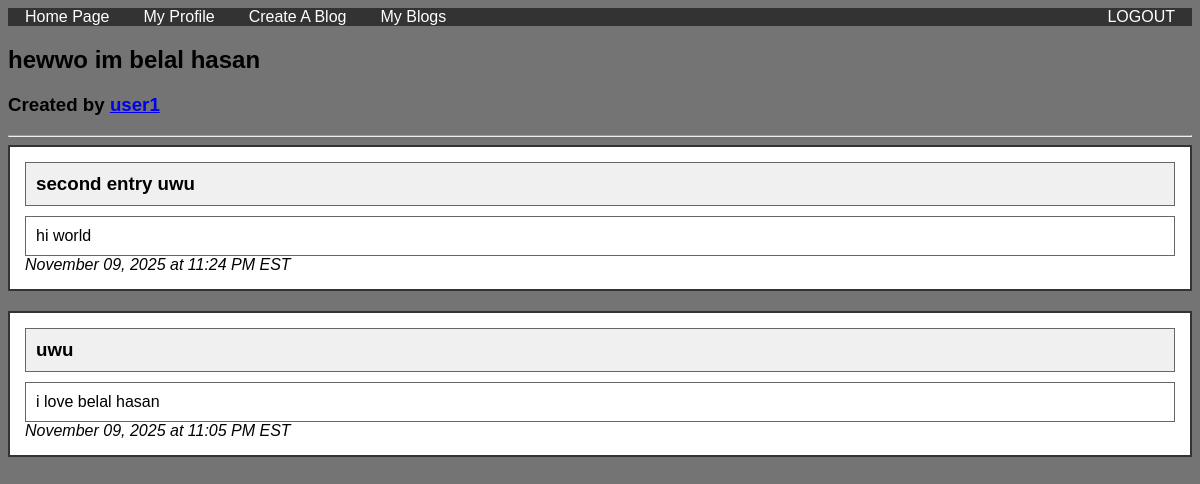
The app's page /view_blog/ hewwo im belal hasan (signed in) with its own data.
### tables this page shows
CREATE TABLE blogs(blog_name TEXT, blog_creator TEXT, creation_date INTEGER);

CREATE TABLE entries(entry_title TEXT, entry_content TEXT, blog_name TEXT, blog_creator TEXT, timestamp INTEGER);

### __init__.py (the view)
@app.route("/view_blog/<blog_name>") # view blog and its entries
def view_blog(blog_name):
    if 'username' not in session:
        return redirect(url_for('index'))
    db = sqlite3.connect(DB_FILE)
    c = db.cursor()
    c.execute(f"SELECT blog_creator FROM blogs WHERE blog_name = '{blog_name}'")
    blog_info = c.fetchone()
    c.execute(f"SELECT entry_title, entry_content, timestamp FROM entries WHERE blog_name = '{blog_name}' ORDER BY timestamp DESC")
    entries = c.fetchall()
    db.close()
    blog_creator = blog_info[0] if blog_info else ""
    formatted_entries = []
    for entry in entries:
        entry_title, entry_content, timestamp = entry
        dt = datetime.fromtimestamp(timestamp)
        formatted_date = dt.strftime('%B %d, %Y at %I:%M %p EST')
        formatted_entries.append((entry_title, entry_content, formatted_date))
    return render_template('view_blog.html', blog_name=blog_name, blog_creator=blog_creator, entries=formatted_entries)

### templates/view_blog.html (shortened to what this page needs)
<!DOCTYPE html>
<html>
<head>
  <link rel="stylesheet" href="../static/view_blog.css" />
  <link rel="stylesheet" href="../static/nav.css" />
</head>
<body>
    <nav>
      <ul class="nav-links">
        <li><a href="{{ url_for('homepage') }}">Home Page</a></li>
        <li><a href="{{ url_for('profile') }}">My Profile</a></li>
        <li><a href="{{ url_for('create_page') }}">Create A Blog</a></li>
        <li><a href="{{ url_for('edit_page') }}">My Blogs</a></li>
        <li><a href="{{ url_for('logout') }}">LOGOUT</a></li>
      </ul>
    </nav>
    <h2>{{ blog_name }}</h2>
    <h3>Created by <a href="{{ url_for('view_profile', username=blog_creator) }}">{{ blog_creator }}</a></h3>
    <hr>
    {% if entries %}
      {% for entry in entries %}
        <div class="entry-container">
          <div class="entry-title">
            <h3>{{ entry[0] }}</h3>
          </div>
          <div class="entry-content">
            <p>{{ entry[1] }}</p>
          </div>
          <i>{{ entry[2] }}</i>
        </div>
      {% endfor %}
    {% else %}
      <p>No entries yet in this blog.</p>
    {% endif %}
</body>
</html>

### static/view_blog.css (style rules this page uses)
body { background-color: #747475; font-family: sans-serif; }
nav li { font: bold; }
.entry-container { border: 2px solid #333; padding: 15px; margin-bottom: 20px; background-color: white; }
.entry-title { border: 1px solid #666; padding: 10px; margin-bottom: 10px; background-color: #f0f0f0; }
.entry-title h3 { margin: 0; }
.entry-content { border: 1px solid #666; padding: 10px; }
.entry-content p { margin: 0; }

### static/nav.css (style rules this page uses)
nav { background-color: #333; }
.nav-links { list-style-type: none; padding: 0; margin: 0; display: flex; }
.nav-links li { margin: 0 15px; }
.nav-links li:last-child { margin-left: auto; }
.nav-links a { color: white; text-decoration: none; padding: 1px 2px; }

### records on screen
blogs: blog_creator "user1"
entries: entry_title "second entry uwu", entry_content "hi world", entry "November 09, 2025 at 11:24 PM EST"
entries: entry_title "uwu", entry_content "i love belal hasan", entry "November 09, 2025 at 11:05 PM EST"

### other values on screen
{{ blog_name }} "hewwo im belal hasan"
